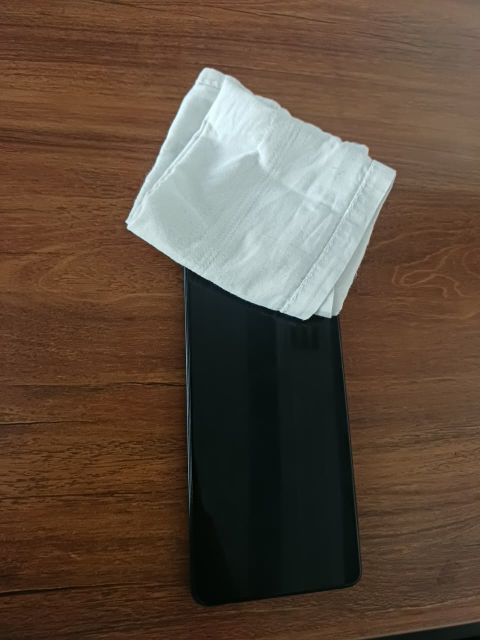
#> input picture images/sift-image-1.jpeg, 960 x 1280 px (shown at 1/2 size)
$ python sift_matching.py
#> lines starting #> are read from the running program, lines starting #| are printed output that depends on the picture
import cv2
import numpy as np
import matplotlib.pyplot as plt

# ───────────────────────────────────────────────
#  Option A: Best looking result (recommended)
# ───────────────────────────────────────────────
def sift_match_beautiful(img1_path, img2_path, min_match_count=10, output_file=None):
    """
    SIFT + ratio test + homography + nice visualization
    """
#> called with img1_path = '../images/sift-image-1.jpeg', img2_path = '../images/sift-image-2.jpeg', min_match_count = 12, output_file = 'sift_matching_results.txt'
    # 1. Read images
    img1 = cv2.imread(img1_path, cv2.IMREAD_GRAYSCALE)  # query
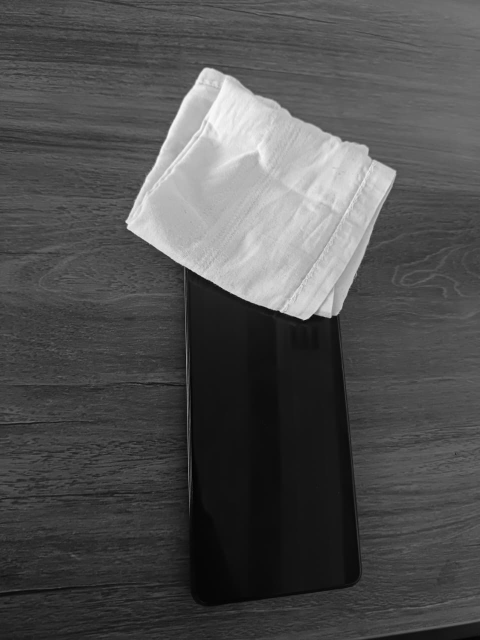
#> img1: shape (1280, 960) (shown at 1/2 size); min 0, max 254, mean 79.8
    img2 = cv2.imread(img2_path, cv2.IMREAD_GRAYSCALE)  # train
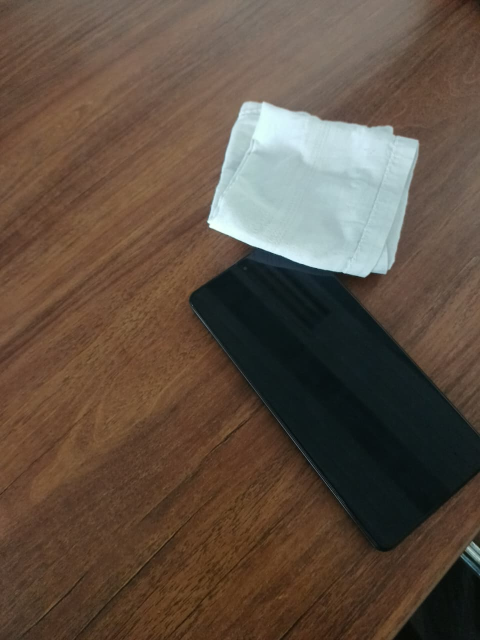
#> input picture images/sift-image-2.jpeg, 960 x 1280 px (shown at 1/2 size)
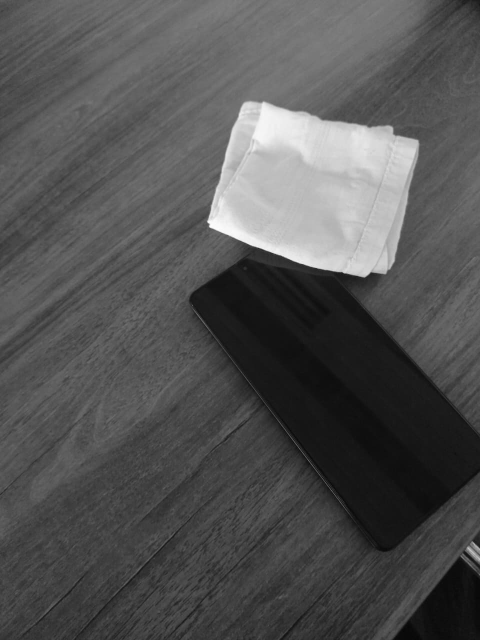
#> img2: shape (1280, 960) (shown at 1/2 size); min 0, max 255, mean 83.2

    if img1 is None or img2 is None:
        raise FileNotFoundError("One or both images could not be read")

    # 2. Initiate SIFT detector
    sift = cv2.SIFT_create(nfeatures=8000,   # increase if you have large images
                           contrastThreshold=0.03,
                           edgeThreshold=10,
                           sigma=1.6)

    # find the keypoints and descriptors
    kp1, des1 = sift.detectAndCompute(img1, None)
#> kp1 = 2067 keypoints; strongest (x, y, size): (524, 398, 288.1), (610, 634, 9.9), (563, 622, 4.6), (630, 636, 12.8)
    kp2, des2 = sift.detectAndCompute(img2, None)
#> kp2 = 778 keypoints; strongest (x, y, size): (446, 441, 41.4), (533, 254, 77), (421, 453, 4.3), (417, 443, 4.1)

    print(f"Keypoints:  img1 = {len(kp1):4d}   img2 = {len(kp2):4d}")
#| Keypoints:  img1 = 2067   img2 =  778

    # 3. FLANN based matcher (faster for SIFT)
    FLANN_INDEX_KDTREE = 1
    index_params = dict(algorithm=FLANN_INDEX_KDTREE, trees=5)
    search_params = dict(checks=50)

    flann = cv2.FlannBasedMatcher(index_params, search_params)
    matches = flann.knnMatch(des1, des2, k=2)
#> matches = 2067 matches

    # 4. Apply Lowe's ratio test
    good = []
    for i, (m, n) in enumerate(matches):
        if m.distance < 0.75 * n.distance:
            good.append(m)
#> after the loop, good = 132 matches

    print(f"Good matches after ratio test: {len(good)}")
#| Good matches after ratio test: 132

    # 5. Visualize matches (two common styles)

    # ── Style A: Classic matching lines ───────────────────────
    draw_params = dict(
        matchColor=(0, 255, 0),      # draw matches in green
        singlePointColor=None,
        flags=cv2.DrawMatchesFlags_DEFAULT
    )

    img_matches = cv2.drawMatches(
        img1, kp1, img2, kp2, good, None,
        **draw_params
    )
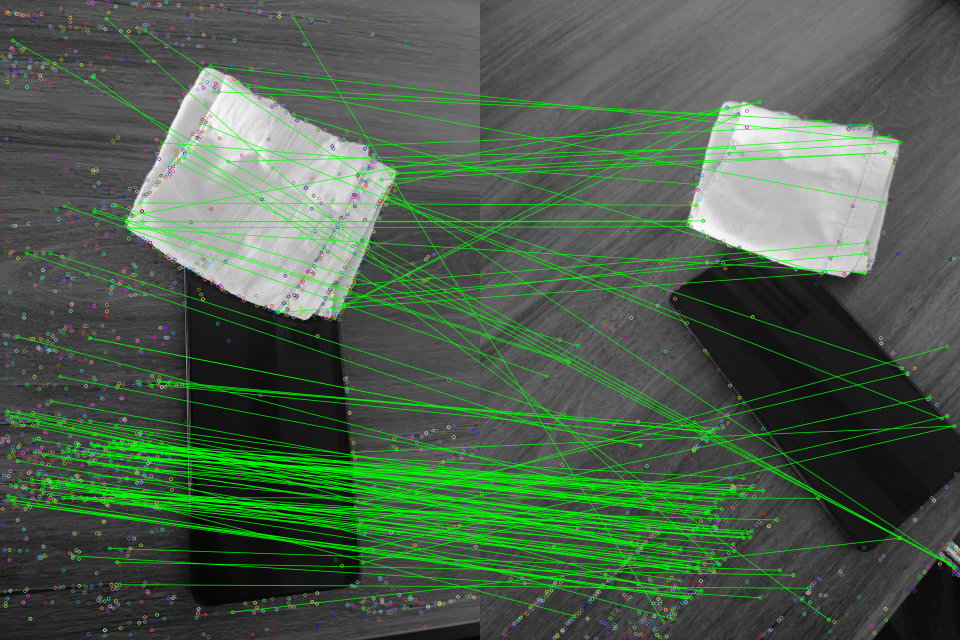
#> img_matches: shape (1280, 1920, 3) (shown at 1/2 size); mean of channels 0, 1, 2 76.5, 96.4, 76.5; drawn as B, G, R

    # ── Style B: Only show "confident" matches with homography ──
    if len(good) >= min_match_count:

        src_pts = np.float32([kp1[m.queryIdx].pt for m in good]).reshape(-1, 1, 2)
#> src_pts = 132 rows, first 8: [13.16, 828.3], [14.68, 822.3], [16.22, 991.6], [17.99, 999.3], [21.32, 971.1], [22.95, 833.2], [25.12, 844.9], [25.28, 1000.5]
        dst_pts = np.float32([kp2[m.trainIdx].pt for m in good]).reshape(-1, 1, 2)
#> dst_pts = 132 rows, first 8: [305.5, 1088.4], [302, 1084.3], [404.8, 1193.8], [411.1, 1197.5], [396.6, 1176.7], [313.8, 1086.5], [322.4, 1092.8], [415.6, 1194.2]

        # Find homography
        H, mask = cv2.findHomography(src_pts, dst_pts, cv2.RANSAC, 5.0)
#> H = [[0.615, 0.571, -183.8], [-0.603, 0.601, 571.7], [-1.81e-05, -3e-05, 1]]; mask = 132 values, max 1 at index 0, min 0 at index 8, mean 0.667
        matchesMask = mask.ravel().tolist()
#> matchesMask has the same summary as mask

        print(f"Inliers after RANSAC: {sum(matchesMask)} / {len(good)}")
#| Inliers after RANSAC: 88 / 132

        draw_params = dict(
            matchColor=(0, 255, 0),
            singlePointColor=(0, 0, 255),
            matchesMask=matchesMask,
            flags=cv2.DrawMatchesFlags_DEFAULT
        )
#> draw_params = 4 items

        img_inliers = cv2.drawMatches(
            img1, kp1, img2, kp2, good, None,
            **draw_params
        )
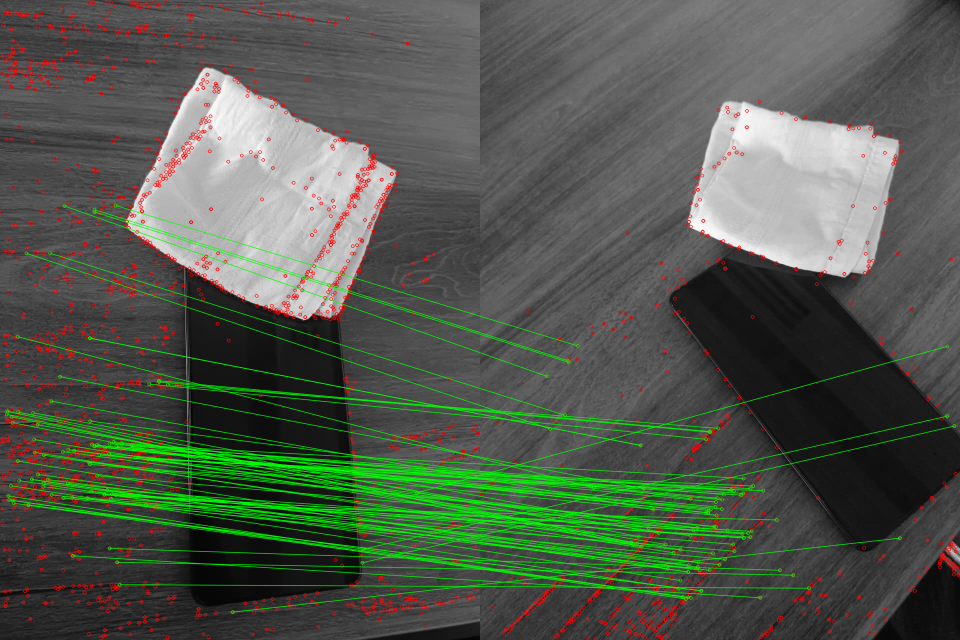
#> img_inliers: shape (1280, 1920, 3) (shown at 1/2 size); mean of channels 0, 1, 2 76.8, 89.7, 81.7; drawn as B, G, R

        # Optional: draw outline of projected region
        h, w = img1.shape
#> h = 1280; w = 960
        pts = np.float32([[0, 0], [0, h-1], [w-1, h-1], [w-1, 0]]).reshape(-1, 1, 2)
        dst = cv2.perspectiveTransform(pts, H)
#> dst = [[-183.8, 571.7], [568.7, 1393.5], [1204.2, 806.9], [413.6, -6.5]]

        img2_with_box = cv2.polylines(
            cv2.cvtColor(img2, cv2.COLOR_GRAY2BGR),
            [np.int32(dst)], True, (0, 255, 255), 3, cv2.LINE_AA
        )

    else:
        print("Not enough good matches → Homography skipped")
        img_inliers = None
        img2_with_box = None

    # ── Save results ───────────────────────────────────────────
    plt.figure(figsize=(14, 10))

    plt.subplot(2, 2, 1)
    plt.imshow(img1, cmap='gray')
    plt.title('Image 1 (query)')

    plt.subplot(2, 2, 2)
    plt.imshow(img2, cmap='gray')
    plt.title('Image 2 (scene)')

    plt.subplot(2, 1, 2)
    plt.imshow(cv2.cvtColor(img_matches, cv2.COLOR_BGR2RGB))
    plt.title(f'All good matches (ratio < 0.75) — {len(good)} matches')

    plt.tight_layout()
    plt.savefig('sift_matching_all_matches.png', dpi=300, bbox_inches='tight')
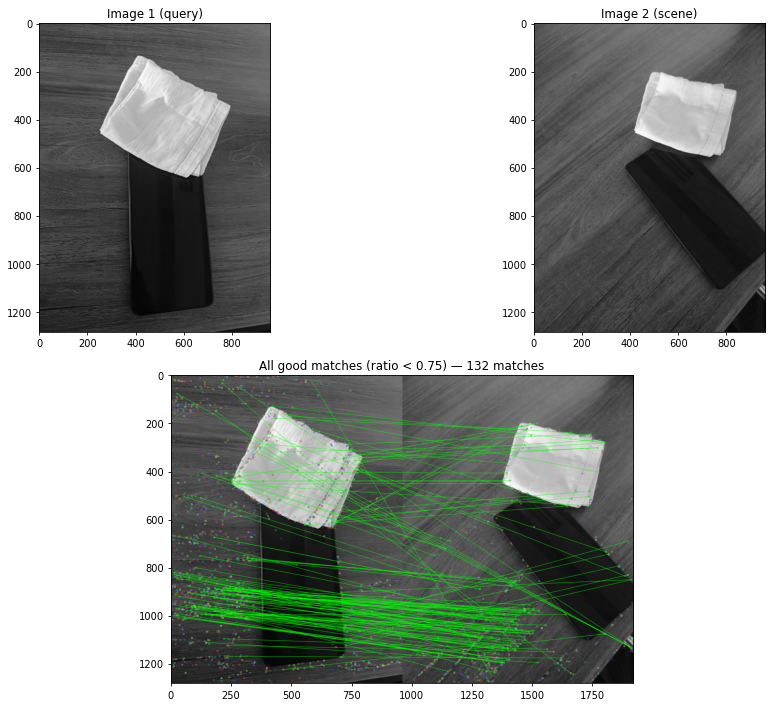
#> figure drawn by matplotlib, 3 panels
    plt.close()

    # Optional second figure with inliers + projection box
    if img_inliers is not None:
        plt.figure(figsize=(14, 6))

        plt.subplot(1, 2, 1)
        plt.imshow(cv2.cvtColor(img_inliers, cv2.COLOR_BGR2RGB))
        plt.title(f'Inlier matches after RANSAC ({sum(matchesMask)})')

        plt.subplot(1, 2, 2)
        plt.imshow(cv2.cvtColor(img2_with_box, cv2.COLOR_BGR2RGB))
        plt.title('Projected region from img1 → img2')

        plt.tight_layout()
        plt.savefig('sift_matching_inliers_and_projection.png', dpi=300, bbox_inches='tight')
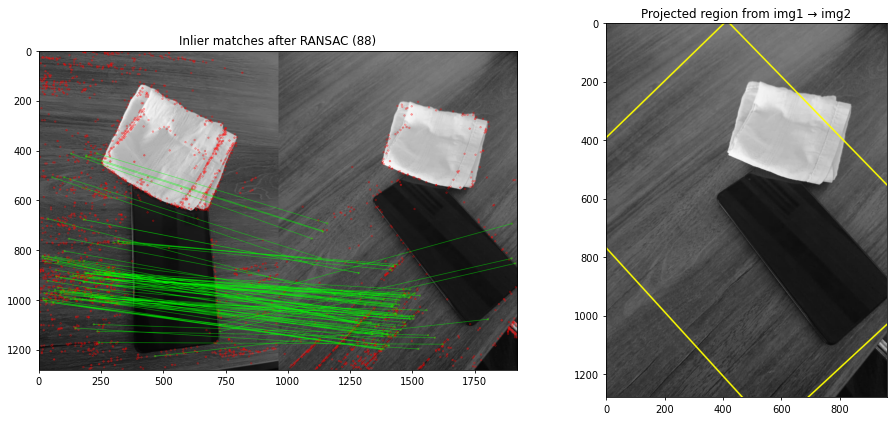
#> figure drawn by matplotlib, 2 panels
        plt.close()

    # Save text results
    if output_file:
        with open(output_file, 'w') as f:
            f.write(f"Keypoints: img1 = {len(kp1)}, img2 = {len(kp2)}\n")
            f.write(f"Good matches after ratio test: {len(good)}\n")
            if len(good) >= min_match_count:
                f.write(f"Inliers after RANSAC: {sum(matchesMask)} / {len(good)}\n")
                f.write("Homography matrix:\n")
                f.write(str(H) + "\n")
            else:
                f.write("Not enough good matches → Homography skipped\n")


# ───────────────────────────────────────────────
#  Usage example
# ───────────────────────────────────────────────
if __name__ == "__main__":

    # Change these paths
    path1 = "../images/sift-image-1.jpeg"
    path2 = "../images/sift-image-2.jpeg"

    try:
        sift_match_beautiful(path1, path2, min_match_count=12, output_file='sift_matching_results.txt')
        print("Results saved to 'sift_matching_results.txt' and images saved to PNG files.")
    except Exception as e:
        print("Error:", str(e))
